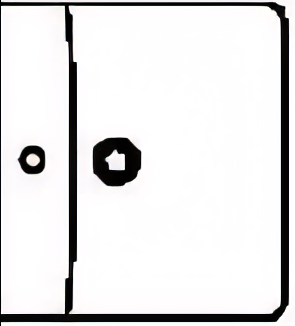
#> input picture detection/training_data/fixtures/basin/File-2---Housetypes---Baywood-(417)_Page_03_upscayl_4x_ultramix_balanced_0002_Layer-3.png, 295 x 326 px; its folder holds only this picture in this run
$ python detect_fixtures.py 'training_data/fixtures/basin/File-2---Housetypes---Baywood-(417)_Page_03_upscayl_4x_ultramix_balanced_0002_Layer-3.png'
#> lines starting #> are read from the running program, lines starting #| are printed output that depends on the picture; after the words box and inside, x2 and y2 are one past the last pixel; in counts of white or black regions, pixels touching at a corner belong together
"""
Detect kitchen/bathroom fixtures using template matching against
reference images in training_data/fixtures/<type>/.

Each fixture type folder should contain one or more reference PNGs.
Multi-scale matching is used to handle minor size variations.

Usage:
  python detect_fixtures.py input/GF_clean.jpg
  python detect_fixtures.py input/GF_clean.jpg --types stove toilet
"""

import argparse
import json
import os
import sys
from pathlib import Path

import cv2
import numpy as np

TRAINING_DIR = Path("detection/training_data/fixtures")
FIXTURE_TYPES = ["stove", "toilet", "basin", "sink", "fridge"]


def load_templates(fixture_type: str) -> list[tuple[str, np.ndarray]]:
    folder = TRAINING_DIR / fixture_type
    if not folder.is_dir():
        return []
    templates = []
    for p in sorted(folder.glob("*.png")):
        img = cv2.imread(str(p), cv2.IMREAD_GRAYSCALE)
        if img is not None:
            templates.append((p.name, img))
    return templates


def match_template_multiscale(gray: np.ndarray, template: np.ndarray,
                               scales: np.ndarray,
                               threshold: float = 0.65) -> list[dict]:
    H, W = gray.shape
    th, tw = template.shape
    hits: list[dict] = []

    for scale in scales:
        sw, sh = int(tw * scale), int(th * scale)
        if sw > W or sh > H or sw < 10 or sh < 10:
            continue
        resized = cv2.resize(template, (sw, sh))
        result = cv2.matchTemplate(gray, resized, cv2.TM_CCOEFF_NORMED)
        locs = np.where(result >= threshold)
        for y, x in zip(*locs):
            hits.append({
                "bbox": [int(x), int(y), int(x + sw), int(y + sh)],
                "score": float(result[y, x]),
                "scale": float(scale),
            })
    return hits


def nms(hits: list[dict], iou_thr: float = 0.3) -> list[dict]:
    if not hits:
        return []
    hits = sorted(hits, key=lambda h: -h["score"])
    kept: list[dict] = []
    for h in hits:
        suppress = False
        for k in kept:
            ix1 = max(h["bbox"][0], k["bbox"][0])
            iy1 = max(h["bbox"][1], k["bbox"][1])
            ix2 = min(h["bbox"][2], k["bbox"][2])
            iy2 = min(h["bbox"][3], k["bbox"][3])
            if ix1 < ix2 and iy1 < iy2:
                inter = (ix2 - ix1) * (iy2 - iy1)
                area_h = (h["bbox"][2] - h["bbox"][0]) * (h["bbox"][3] - h["bbox"][1])
                area_k = (k["bbox"][2] - k["bbox"][0]) * (k["bbox"][3] - k["bbox"][1])
                iou = inter / max(1, area_h + area_k - inter)
                if iou > iou_thr:
                    suppress = True
                    break
        if not suppress:
            kept.append(h)
    return kept


def detect_fixture(gray: np.ndarray, fixture_type: str,
                   threshold: float = 0.65) -> list[dict]:
    templates = load_templates(fixture_type)
    if not templates:
        return []

    scales = np.arange(0.8, 1.25, 0.05)
    all_hits: list[dict] = []

    for name, tmpl in templates:
        hits = match_template_multiscale(gray, tmpl, scales, threshold)
        for h in hits:
            h["type"] = fixture_type
            h["template"] = name
        all_hits.extend(hits)

    return nms(all_hits)


COLORS = {
    "stove":  (0, 140, 255),
    "toilet": (0, 200, 0),
    "basin":  (255, 100, 0),
    "sink":   (200, 0, 200),
    "fridge": (0, 200, 200),
}


def draw_detections(img: np.ndarray, dets: list[dict]) -> np.ndarray:
    vis = img.copy()
    for d in dets:
        x1, y1, x2, y2 = d["bbox"]
        c = COLORS.get(d["type"], (255, 165, 0))
        cv2.rectangle(vis, (x1, y1), (x2, y2), c, 2)
        label = f"{d['type']} ({d['score']:.2f})"
        cv2.putText(vis, label, (x1, y1 - 6),
                    cv2.FONT_HERSHEY_SIMPLEX, 0.45, c, 1, cv2.LINE_AA)
    return vis


def main():
    ap = argparse.ArgumentParser(description="Detect fixtures via template matching")
    ap.add_argument("input", help="Floor plan image")
    ap.add_argument("--types", nargs="*", default=None,
                    help="Fixture types to detect (default: all with templates)")
    ap.add_argument("--threshold", type=float, default=0.65)
    ap.add_argument("--out", default="detection/output/overlays/fixtures_overlay.png")
    ap.add_argument("--save-json", default="detection/output/json/fixtures_detections.json")
    args = ap.parse_args()

    if not os.path.isfile(args.input):
        sys.exit(f"Not found: {args.input}")
    img = cv2.imread(args.input)
#> img is the input picture: shape (326, 295, 3); mean B, G, R 226.8, 226.1, 227.1
    if img is None:
        sys.exit(f"Cannot read: {args.input}")
    gray = cv2.cvtColor(img, cv2.COLOR_BGR2GRAY)
    print(f"Image: {img.shape[1]}x{img.shape[0]}")
#| Image: 295x326

    types = args.types or FIXTURE_TYPES
    all_dets: list[dict] = []

    for ft in types:
        templates = load_templates(ft)
        if not templates:
            print(f"  {ft}: no templates found, skipping")
            continue
        dets = detect_fixture(gray, ft, args.threshold)
        print(f"  {ft}: {len(dets)} detected")
        for d in dets:
            x1, y1, x2, y2 = d["bbox"]
            print(f"    [{x1},{y1}]-[{x2},{y2}]  score={d['score']:.3f}")
        all_dets.extend(dets)

    print(f"\nTotal fixtures: {len(all_dets)}")

    overlay = draw_detections(img, all_dets)
#> after the loop in draw_detections, `for d in dets:`:
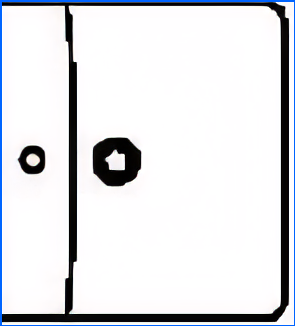
#> vis: shape (326, 295, 3); 1.93% of pixels changed, all inside (x1, y1, x2, y2) = (0, 0, 295, 326)
    os.makedirs(os.path.dirname(args.out) or ".", exist_ok=True)
    cv2.imwrite(args.out, overlay)
    print(f"Overlay: {args.out}")

    h, w = img.shape[:2]
#> h = 326; w = 295
    out_root = os.path.dirname(os.path.dirname(args.out)) or "output"
    mask_path = os.path.join(out_root, "masks", "fixtures_mask.png")
    os.makedirs(os.path.join(out_root, "masks"), exist_ok=True)
    fixtures_mask = np.zeros((h, w), dtype=np.uint8)
    for d in all_dets:
        x1, y1, x2, y2 = d["bbox"]
        cv2.rectangle(fixtures_mask, (x1, y1), (x2, y2), 255, -1)
#> fixtures_mask: shape (326, 295); every value is 255
    cv2.imwrite(mask_path, fixtures_mask)
    print(f"Mask: {mask_path}")

    if args.save_json:
        os.makedirs(os.path.dirname(args.save_json) or ".", exist_ok=True)
        json_data = [{"type": d["type"], "bbox": d["bbox"],
                      "score": round(d["score"], 3)}
                     for d in all_dets]
        with open(args.save_json, "w", encoding="utf-8") as f:
            json.dump(json_data, f, indent=2)
        print(f"JSON: {args.save_json}")


if __name__ == "__main__":
    main()
